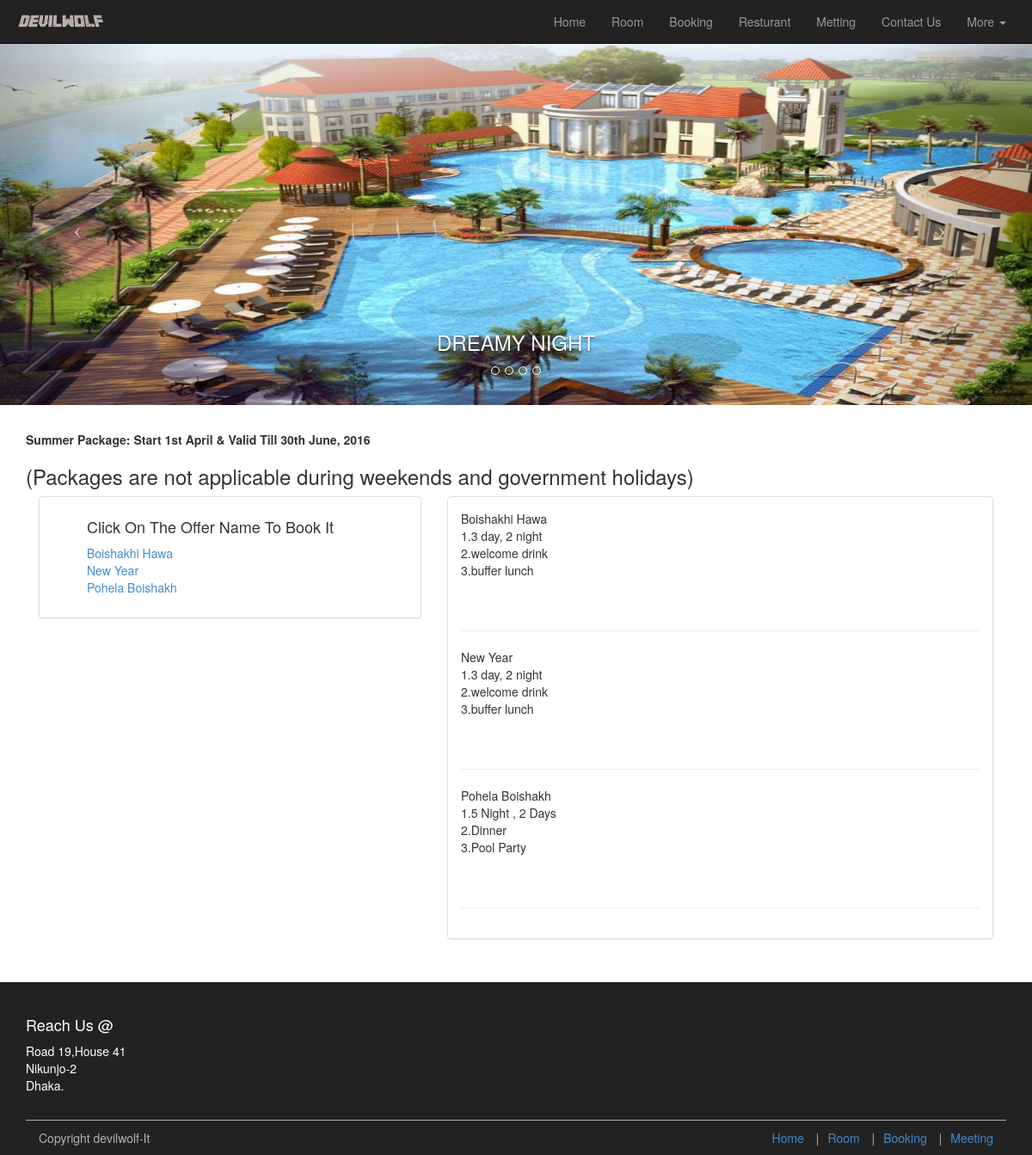
Screenshot of /offer.php with the database file from the repository.
### tables this page shows
CREATE TABLE IF NOT EXISTS `offer` (
  `id` int(11) NOT NULL AUTO_INCREMENT,
  `title` varchar(100) NOT NULL,
  `details` varchar(1000) NOT NULL,
  PRIMARY KEY (`id`)
);

### offer.php (the view, shortened to what this page needs)
<?php
   $query = mysql_query("SELECT * FROM offer ") or die(mysql_error());
   $query1 = mysql_query("SELECT title FROM offer ") or die(mysql_error());
?>
<!doctype html>
<html>
 <head>
     <link href="css/bootstrap.css" rel="stylesheet">
     <link href="css/style.css" rel="stylesheet">
     <link href="css/carousel.css" rel="stylesheet">
  </head>
     <body>
      <?php
      if(isset($_SESSION['name']) && !empty($_SESSION['name']))
     {
           require('navbar1.php');
      }
      else
      {
          require('navbar2.php');
      }
      ?>
    <div class="jumbotron">
      <div id="myCarousel" class="carousel slide" data-ride="carousel" >
      <ol class="carousel-indicators">
        <li  data-target="#myCarousel" data-slide-to="0"></li>
        <li  data-target="#myCarousel" data-slide-to="1"></li>
        <li  data-target="#myCarousel" data-slide-to="2"></li>
        <li  data-target="#myCarousel" data-slide-to="3"></li>
      </ol>
      <div class="carousel-inner" role="listbox">
        <div class="item active">
          <img src="images/slide1.jpg" class="img-responsive">
            <div class="carousel-caption">
            <h3>DREAMY NIGHT</h3>
            </div>
        </div>
      </div>
      <a class="left carousel-control" href="#myCarousel" data-slide="prev">
      <span class="icon-prev"></span></a>
      <a class="right carousel-control" href="#myCarousel" data-slide="next">
      <span class="icon-next"></span></a>
     </div>
    </div>
      <div class="container containercolor">
        <div class="row">
          <div class="col-xs-12 col-sm-12 col-md-12">
            <div class="accommodation" id="fbpagetop"><strong>Summer Package: Start 1st April &amp; Valid Till 30th June, 2016</strong><span></span>
          </div>
            <h3>(Packages are not applicable during weekends and government holidays)</h3>
          </div>
          </div>
          <div class="col-md-5">
            <div class="panel panel-default">
              <div class="panel-body sidebar">
                  <ul>
              <?php echo '<h4>' ."Click On The Offer Name To Book It" . '</h4>'; ?>
             <?php
               while($row = mysql_fetch_assoc($query1))
             { ?>
           <?php
                 $title=$row["title"];
                  ?>
     <?php echo "<a href='"."offer_booking.php? first=$title"."' >$title</a>";
                ?>
                <?php
                    echo"<br>";  }?>
                </ul>
             </div>
            </div>
         </div>
             <div class="col-md-7 ">
               <div class="panel panel-default">
                <div class="panel-body divcolor">
              <?php
             while($row = mysql_fetch_assoc($query))
             { ?>
               <?php echo nl2br($row["title"])?>
                  <?php echo"<br>";?>
               <?php echo nl2br ($row['details'])?>
               <?php echo"<br>";?>
               <?php echo"<br>";?>
               <?php echo"<br>";?>
               <?php echo "<hr />"; ?>
               <?php
                      }?>
               </div>
                </div>
              </div>
            </div>
    <?php
           require('footer.php');
      ?>
        </body>
        </html>

### navbar2.php (shortened to what this page needs)
 <nav class="navbar navbar-inverse navbar-static-top no-margin" style="margin:0px;"role="navigation">
    <div class="container-fluid">
        <div class="navbar-header">
        <a class="navbar-brand" href="#"><img src="images/Devilwolf.png" class="img-responsive"</a>
       </div>
       <div class="collapse navbar-collapse navbar-right" id="bs-Options-navbar-collapse-1" >
          <ul class="nav navbar-nav">
             <li><a href="index.php">Home</a></li>
             <li ><a href="room.php">Room</a></li>
             <li ><a href="Booking.php">Booking</a></li>
             <li ><a href="dinning.php">Resturant</a></li>
             <li ><a href="metting.php">Metting</a></li>
             <li ><a href="feedback.php">Contact Us</a></li>
             <li class="dropdown">
              <a href="#" class="dropdown-toggle" data-toggle="dropdown">More <b class="caret"></b></a>
         </li>
      </ul>
    </div>
</nav>

### footer.php (shortened to what this page needs)
<footer class="site-footer">
       <div class="container">
           <div class="row">
           <div class="col-md-5">
               <h4>Reach Us @</h4>
               <address>
                    Road 19,House 41<br>
                    Nikunjo-2<br>
                    Dhaka.
                 </address>
               </div>
           </div>
           <div class="bottom-footer">
                <div class="col-md-5">Copyright devilwolf-It</div>
                <div class="col-md-7">
                    <ul class="footer-nav">
                        <li><a href="index.php">Home</a></li>
                        <li><a href="room.php">Room</a></li>
                        <li><a href="Booking.php">Booking</a></li>
                        <li><a href="metting.php ">Meeting</a></li>
                </div>
           </div>
           </div>
     </footer>

### css/style.css (style rules this page uses)
.no-margin { margin:0px; }
.site-footer { background-color:#222; color:#fff; margin-top: 30px; padding-top: 30px; }
.bottom-footer { border-top:1px solid #b2b2b2; margin-top:10px; padding-top:10px; color:#b2b2b2; }
.footer-nav { text-align: right; list-style: none; }
.footer-nav li { display: inline; }
.footer-nav li:not(:first-child):before { content:'|'; padding:0px 10px; }
.footer-nav a { color:sky-blue; }

### css/carousel.css (style rules this page uses)
.jumbotron { text-align: center; padding: 0px; }

### rows the page displays
offer: title "Boishakhi Hawa", details "1.3 day, 2 night 2.welcome drink 3.buffer lunch"
offer: title "New Year", details "1.3 day, 2 night 2.welcome drink 3.buffer lunch"
offer: title "Pohela Boishakh", details "1.5 Night , 2 Days 2.Dinner 3.Pool Party"
